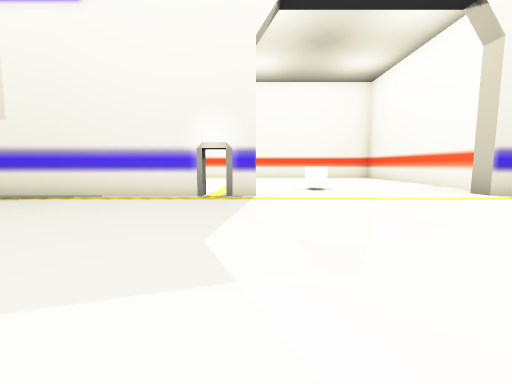
view 1 (above)

20 first-person views from a walk through a Unity game level. The camera is 1.3 m above the floor, tilts 6° down and sees 90° across. The floor is counted in squares, 2 m on a side. Each view is taken from the middle of a square. On the plan, view 1 faces up. The plan holds only what a view shows up to about 9 squares ahead; the rest is blank. The place goes on beyond the plan. The player character is not drawn. Some surface patterns are stand-ins.

view 2
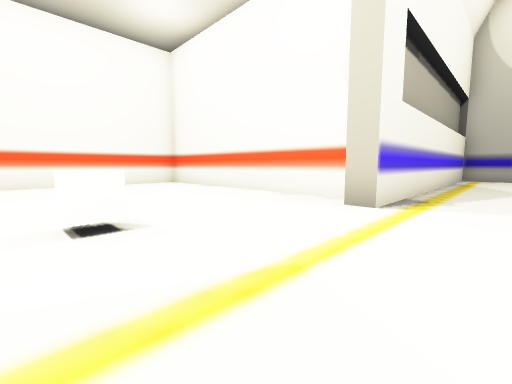

view 3
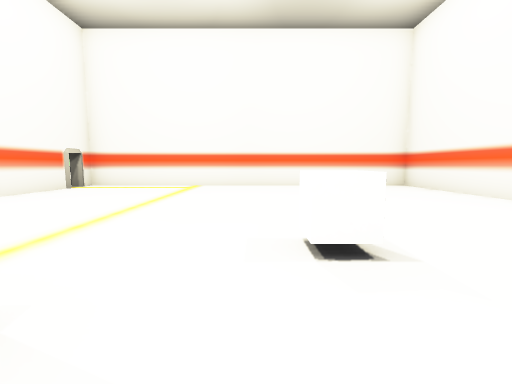

view 4
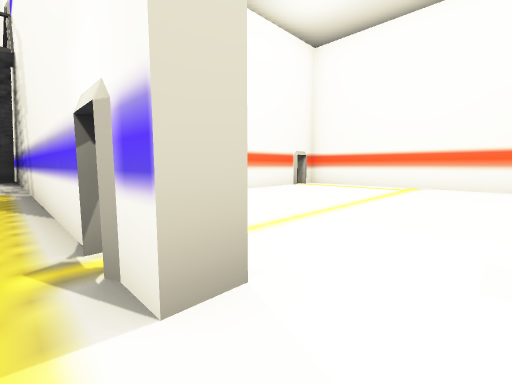

view 5
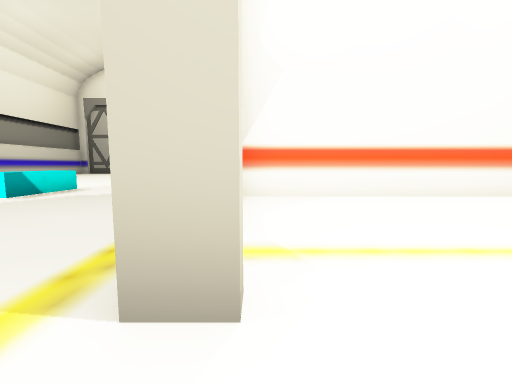

view 6
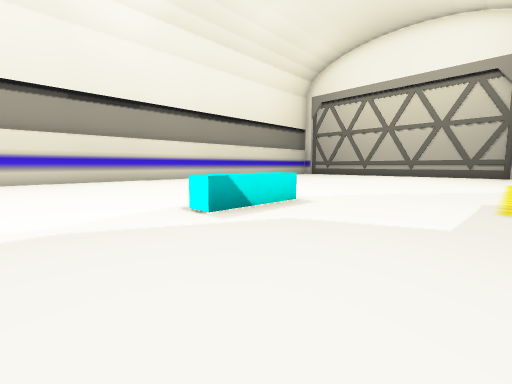

view 7
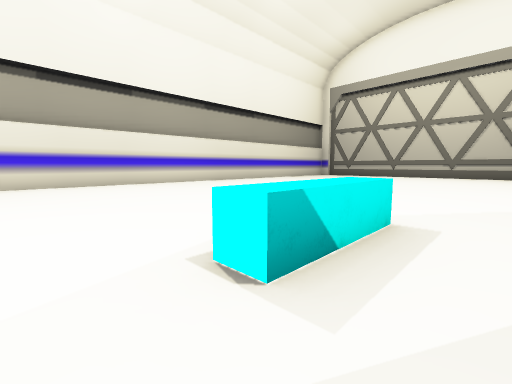

view 8
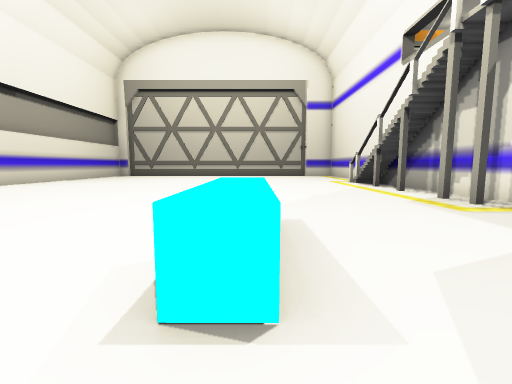

view 9
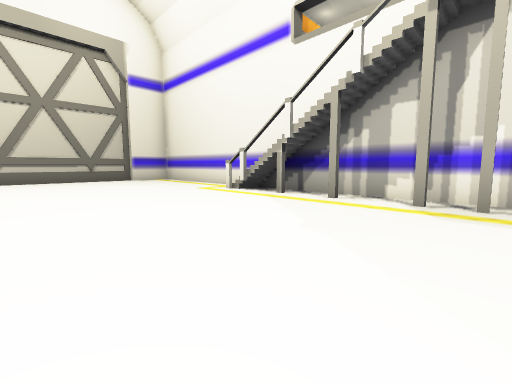

view 10
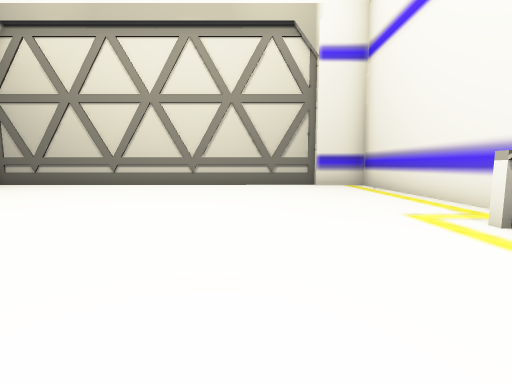

view 11
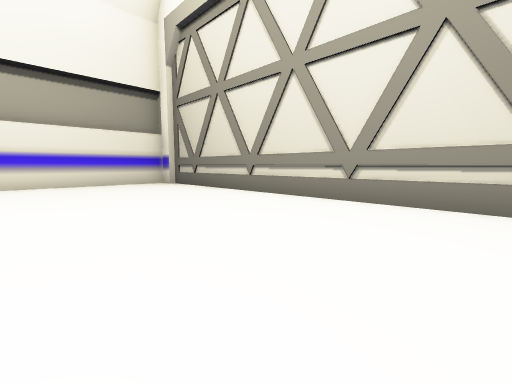

view 12
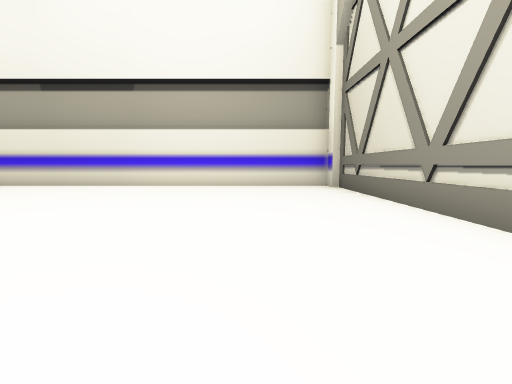

view 13
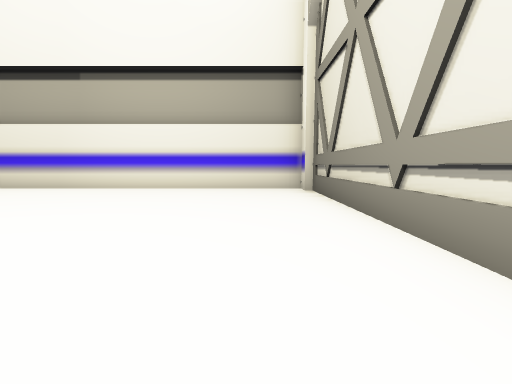

view 14
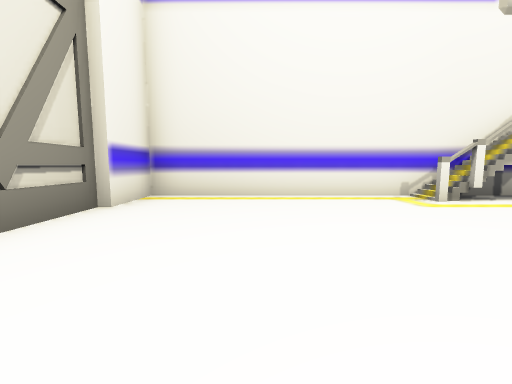

view 15
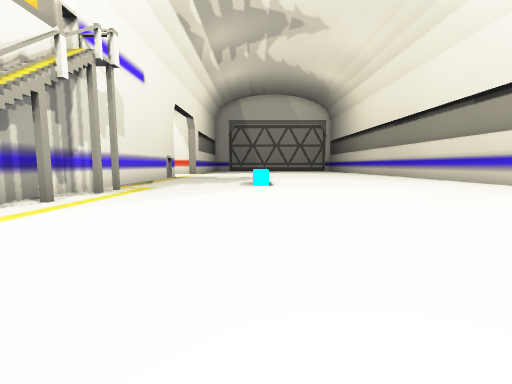

view 16
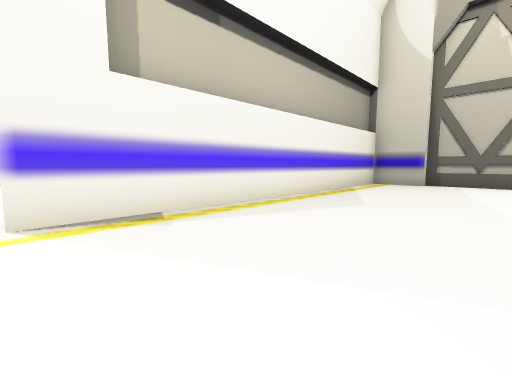

view 17
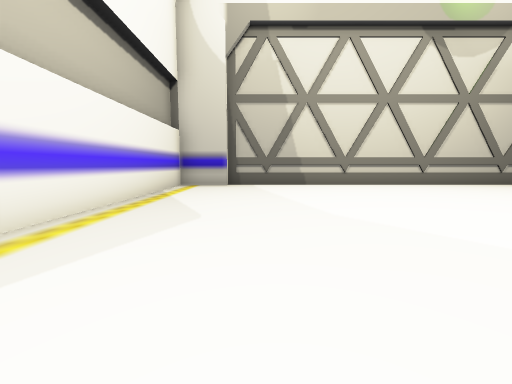

view 18
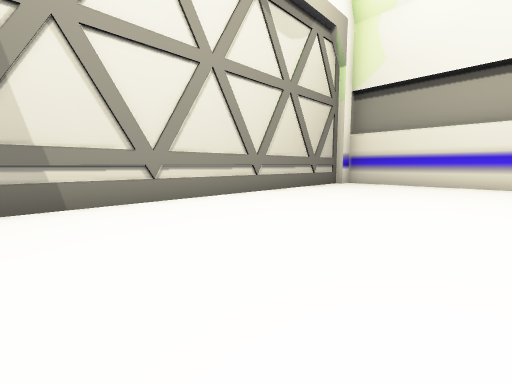

view 19
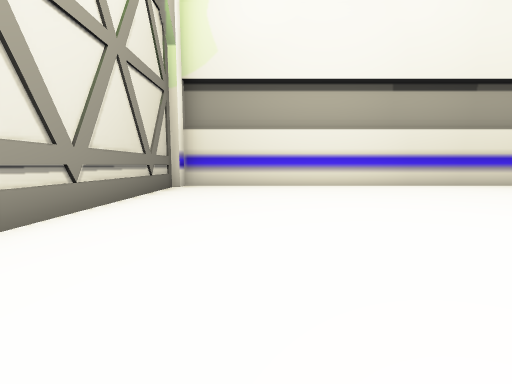

view 20
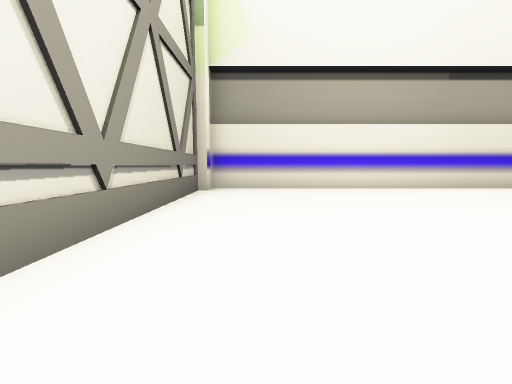

### Floor plan
Points are (right, up) in squares from view 1. A wall is a line through its corners. A room is listed if a view was taken in it or the views show most of it. See-through windows are left out.
Room 1 (views 1, 2, 3, 4, 5, 6, 7, 8, 9, 10, 11, 12, 13, 14, 15, 16, 17, 18, 19, 20)
walls: (-1.3, 5.4) (-18.2, 5.4) (-18.2, 3.9); (0, 6) (0, 5.4) (-0.5, 5.4); (5.8, 6.2) (5.8, 13.2) (-4.2, 13.2); (3.9, -7.1) (14.3, -7.1); (-10.7, 4.6) (-12.7, 4.6); (-4.2, 12.1) (-4.2, 5.6); (14.3, 3.9) (14.3, 5.4) (5, 5.4) (5, 6); (14.5, -6.6) (14.5, 4); (-18.5, 4) (-18.5, -6.6); (-18.2, -7.1) (-2, -7.1)
low walls: (-6, 0.5) (-6, 1.1) (-4, 1.1) (-4, 0.5)
ways out: gap at (-1, 6)
objects: other object (2, 7)

Positions as (right, up) in squares from view 1, and headings:
1: (0, 0), facing up
2: (1, 4), facing up-right
3: (1, 5), facing up
4: (1, 5), facing up-left
5: (1, 6), facing left
6: (-2, 4), facing down-left
7: (-3, 2), facing down-left
8: (-3, 1), facing left
9: (-7, 0), facing up-left
10: (-10, 2), facing left
11: (-14, 2), facing down-left
12: (-16, 1), facing down
13: (-17, 0), facing down
14: (-16, 0), facing up
15: (-14, 1), facing right
16: (5, 2), facing up-right
17: (6, 3), facing right
18: (10, 2), facing down-right
19: (12, 1), facing down
20: (13, 0), facing down
